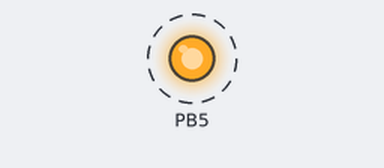
A program run on a simulated ATmega328P, built with avr-gcc and emulated at 16 MHz. Parts: output pins drawn as LEDs (lit = HIGH). Dashed ring = blinking.

Above: at 0.5 s.
Timing chart, 0 to 4.6 s (numbered marks = the images above):
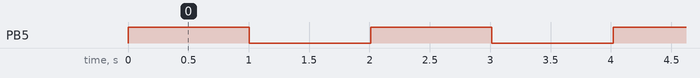

Measured:
- by itself, PB5: alternates HIGH for 1.0 s and LOW for 1.0 s

The program:

main.c
```c
/*
 * TIMER 0 CTC.c
 *
 * Created: 11/27/2025 9:13:05 PM
 * Author : Admin
 */
#define	F_CPU 16000000UL
#include <avr/io.h>

 void delay_1s(void)
 {
	 for(int i=0;i<100;i++)
	 {
		 while(!(TIFR0&(1<<OCF0A)));//WAIT UNTIL OCF0A FLAG SET (TCNT0=0CR0A)
		 TIFR0|=(1<<OCF0A);//RESET OCF0A FLAG
	 }
 }


int main(void)
{
	TCNT0=0;
	OCR0A=0X9C;
    TCCR0A|=(1<<WGM01);
	TCCR0A&=~(1<<WGM00);
	TCCR0B|=(1<<CS02|1<<CS00);
	TCCR0B&=~(1<<CS01);
	DDRB|=(1<<DDB5);
    while (1)
    {
		PORTB^=(1<<PB5);
		delay_1s();
    }
}
```
